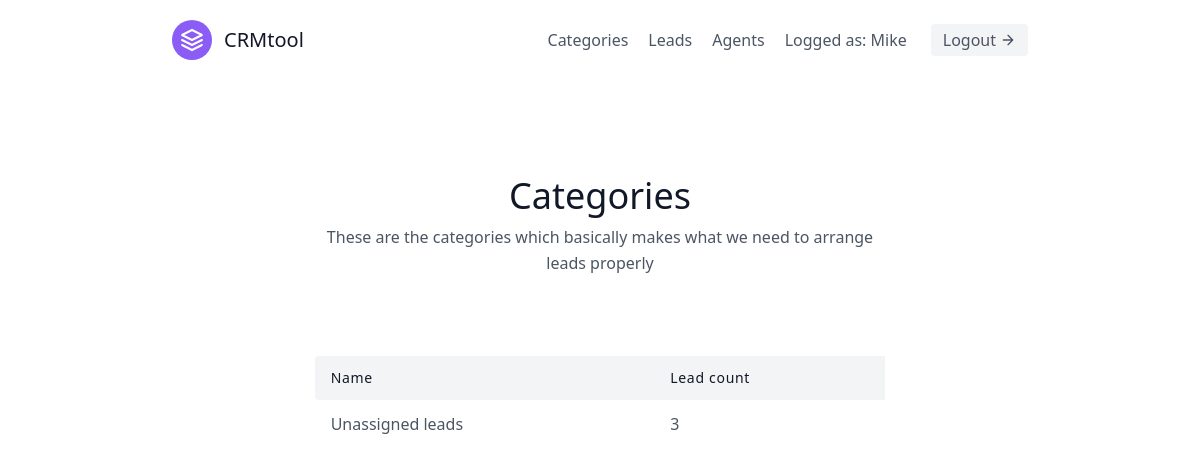
The app's page /leads/categories/ (signed in), older data.
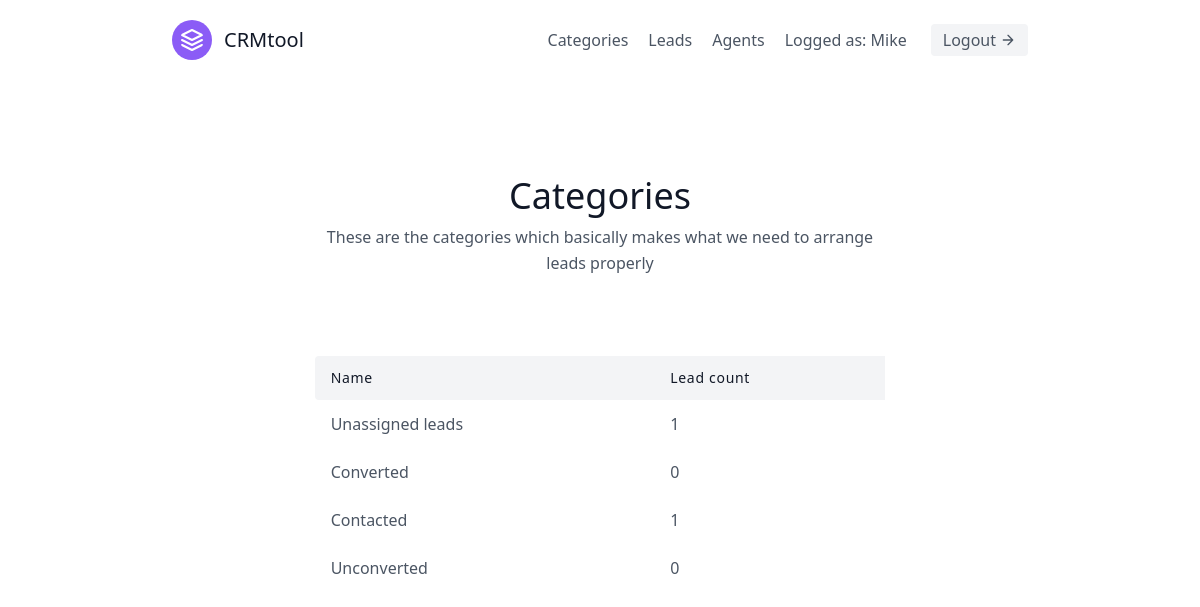
The same page, newer data.
### leads/models.py (models this page shows, shortened)
class Category(models.Model):
    name = models.CharField(max_length=128)
    organisation = models.ForeignKey(UserProfile, on_delete=models.CASCADE)

### leads/views.py (the view)
# urls.py: path('categories/', CategoryListView.as_view(), name='list_category'),
class CategoryListView(LoginRequiredMixin, generic.ListView):
    template_name = 'leads/category_list.html'
    context_object_name = 'categories'
    def get_queryset(self):
        user = self.request.user
        if (user.is_organisor):
            queryset = Category.objects.filter(
                organisation=user.userprofile,
            )
        else:
            queryset = Category.objects.filter(
                organisation=user.agent.organisation,
            )
        return queryset
    def get_context_data(self, **kwargs):
        context = super(CategoryListView, self).get_context_data(**kwargs)
        user = self.request.user
        if (user.is_organisor):
            queryset = Lead.objects.filter(
                organisation=user.userprofile,
            )
        else:
            queryset = Lead.objects.filter(
                organisation=user.agent.organisation,
            )
        context.update({
            "unassigned_leads_count": queryset.filter(category__isnull=True).count()
        })
        return context

### leads/templates/leads/category_list.html
{% extends 'base.html' %}
{% load static %}
{% block content %}
    <section class="text-gray-600 body-font">
        <div class="container px-5 py-24 mx-auto">
        <div class="flex flex-col text-center w-full mb-20">
            <h1 class="sm:text-4xl text-3xl font-medium title-font mb-2 text-gray-900">Categories</h1>
            <p class="lg:w-2/3 mx-auto leading-relaxed text-base">These are the categories which basically makes what we need to arrange leads properly</p>
        </div>
        <div class="lg:w-2/3 w-full mx-auto overflow-auto">
            <table class="table-auto w-full text-left whitespace-no-wrap">
            <thead>
                <tr>
                <th class="px-4 py-3 title-font tracking-wider font-medium text-gray-900 text-sm bg-gray-100 rounded-tl rounded-bl">Name</th>
                <th class="px-4 py-3 title-font tracking-wider font-medium text-gray-900 text-sm bg-gray-100">Lead count</th>
                </tr>
            </thead>
            <tbody>
                <tr>
                    <td class="hover:text-blue-500 px-4 py-3"> <a href="{% url 'leads:unassigned_listleads' %}">Unassigned leads</a></td>
                    <td class="px-4 py-3"> {{ unassigned_leads_count }} </td>
                </tr>
                {% for category in categories %}
                    <tr>
                        <td class="px-4 py-3"> <a href="{% url 'leads:detail_category' pk=category.id %}" class="hover:text-blue-500">{{ category.name }}</a></td>
                        <td class="px-4 py-3"> {{ category.leads.count }} </td>
                    </tr>
                {% endfor %}
            </tbody>
            </table>
        </div>
    </section>
{% endblock content %}

Row changes from the older to the newer data that the page shows:
added Category: name "Converted", leads.count "0"
added Category: name "Contacted", leads.count "1"
added Category: name "Unconverted", leads.count "0"
Text that changed along with them:
{{ unassigned_leads_count }}: "3" → "1"
